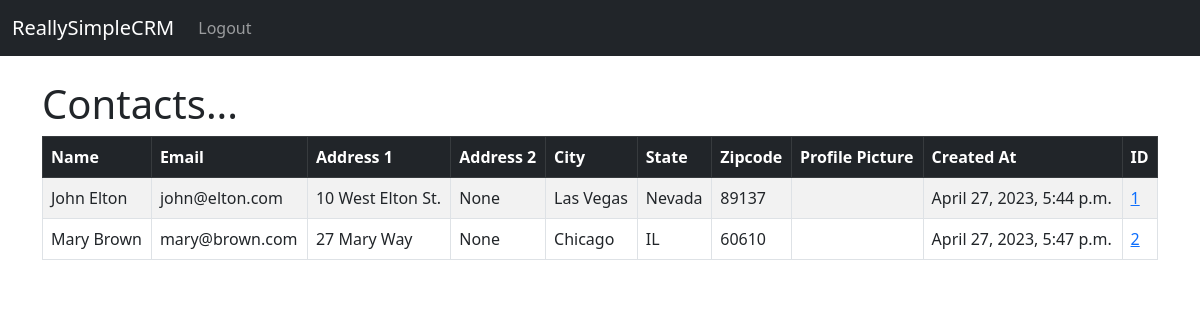
The app's page / (signed in) with its own data.
### reallysimplecrm/models.py (models this page shows, shortened)
class Contact(models.Model):
    created_at = models.DateTimeField(auto_now_add=True)
    user = models.ForeignKey(User, on_delete=models.CASCADE)
    first_name = models.CharField(max_length=100)
    last_name = models.CharField(max_length=100)
    email = models.EmailField(blank=True, null=True)
    address_line_1 = models.CharField(max_length=100, blank=True, null=True)
    address_line_2 = models.CharField(max_length=100, blank=True, null=True)
    city = models.CharField(max_length=100, blank=True, null=True)
    state = models.CharField(max_length=100, blank=True, null=True)
    zipcode = models.CharField(max_length=10, blank=True, null=True)
    profile_picture = models.ImageField(upload_to='profile_pictures/', blank=True, null=True)

### reallysimplecrm/views.py (the view)
# urls.py: 2. Add a URL to urlpatterns:  path('', views.home, name='home')
def home(request):
    contacts = Contact.objects.all()
    if request.method == 'POST':
        username = request.POST['username']
        password = request.POST['password']
        user = authenticate(request, username=username, password=password)
        if user is not None:
            login(request, user)
            messages.success(request, "You Have Been Logged In!")
            return redirect('home')
        else:
            messages.success(
                request, "There Was An Error Logging In, Please Try Again...")
            return redirect('home')
    else:
        return render(request, 'home.html', {'contacts':contacts})

### reallysimplecrm/templates/home.html (shortened to what this page needs)
{% extends 'base.html' %}
{% block content %}
    {% if user.is_authenticated %}
    <h1>Contacts...</h1>
    <table class="table table-striped table-hover table-bordered">
      <thead class="table-dark">
        <tr>
          <th scope="col">Name</th>
          <th scope="col">Email</th>
          <th scope="col">Address 1</th>
          <th scope="col">Address 2</th>
          <th scope="col">City</th>
          <th scope="col">State</th>
          <th scope="col">Zipcode</th>
          <th scope="col">Profile Picture</th>
          <th scope="col">Created At</th>
          <th scope="col">ID</th>
        </tr>
      </thead>
      <tbody>
      {% if contacts %}
        {% for contact in contacts%}
      <tr>
          <td>{{ contact.first_name }}
              {{ contact.last_name }}</td>
            <td>{{ contact.email }}</td>
              <td>{{ contact.address_line_1 }}</td>
                <td>{{ contact.address_line_2 }}</td>
                  <td>{{ contact.city }}</td>
                    <td>{{ contact.state }}</td>
                      <td>{{ contact.zipcode }}</td>
                        <td>{{ contact.profile_picture }}</td>
                          <td>{{ contact.created_at }}</td>
                            <td><a href="{% url 'contact_detail' contact.id %}">{{ contact.id }}</td>
        </tr>
      {% endfor %}
    {% endif %}
      </tbody>
    </table>
{% endif %}
{% endblock %}

### reallysimplecrm/templates/base.html (shortened to what this page needs)
<!DOCTYPE html>
<html lang="en">
  <head>
    <link
      href="https://cdn.jsdelivr.net/npm/bootstrap@5.2.3/dist/css/bootstrap.min.css"
      rel="stylesheet"
    />
  </head>
  <body>
    {% include 'navbar.html' %}
    <div class="container">
        <br />
        {% block content %}
        {% endblock %}
    </div>
  </body>
</html>

### reallysimplecrm/templates/navbar.html (shortened to what this page needs)
<nav class="navbar navbar-expand-lg navbar-dark bg-dark">
    <div class="container-fluid">
      <a class="navbar-brand" href="{% url 'home' %}">ReallySimpleCRM</a>
      <div class="collapse navbar-collapse" id="navbarSupportedContent">
        <ul class="navbar-nav me-auto mb-2 mb-lg-0">
          {% if user.is_authenticated %}
          <li class="nav-item">
            <a class="nav-link" href="{% url 'logout' %}">Logout</a>
          </li>
          {% endif %}
        </ul>
      </div>
    </div>
  </nav>

### records on screen
Contact: first_name "John", last_name "Elton", email "john@elton.com", address_line_1 "10 West Elton St.", address_line_2 "None", city "Las Vegas", state "Nevada", zipcode "89137", created_at "April 27, 2023, 5:44 p.m.", id "1"
Contact: first_name "Mary", last_name "Brown", email "mary@brown.com", address_line_1 "27 Mary Way", address_line_2 "None", city "Chicago", state "IL", zipcode "60610", created_at "April 27, 2023, 5:47 p.m.", id "2"
